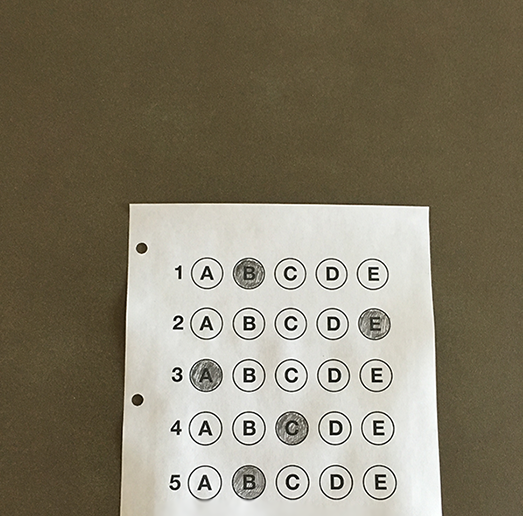
#> input picture optical-mark-recognition/images/test_01.png, 523 x 516 px
$ python test_grader.py --image images/test_01.png   (older library calls are emulated)
#> lines starting #> are read from the running program, lines starting #| are printed output that depends on the picture; after the words box and inside, x2 and y2 are one past the last pixel; in counts of white or black regions, pixels touching at a corner belong together
# python test_grader.py --image images/test_01.png

from imutils.perspective import four_point_transform
from imutils import contours
import sys
import numpy as np
import argparse
import imutils
import cv2

ap = argparse.ArgumentParser()
ap.add_argument("-i", "--image", required=True,
	help="path to the input image")
args = vars(ap.parse_args())

ANSWER_KEY = {0: 1, 1: 4, 2: 0, 3: 3, 4: 1}
correct1 = 0;
correct2 = 0;
correct3 = 0;
correct4 = 0;
correct5 = 0;
CORRECT_STATS = {0: correct1, 1: correct2, 2: correct3, 3:correct4, 4:correct5 }

# finding edges of exam
image = cv2.imread(args["image"])
#> image is the input picture: shape (516, 523, 3); mean B, G, R 106.1, 125.1, 132.4
gray = cv2.cvtColor(image, cv2.COLOR_BGR2GRAY)
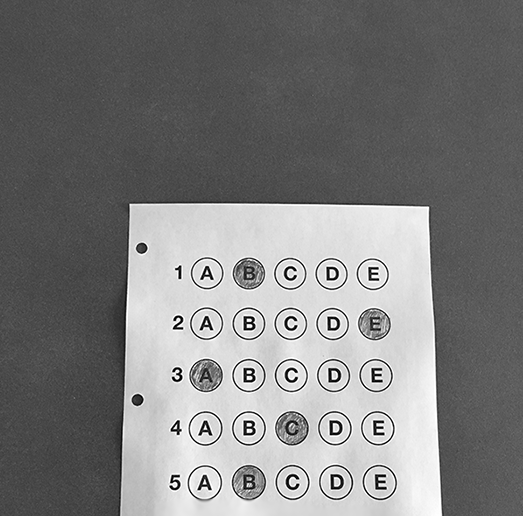
#> gray: shape (516, 523); min 0, max 255, mean 125.1
blurred = cv2.GaussianBlur(gray, (5, 5), 0)
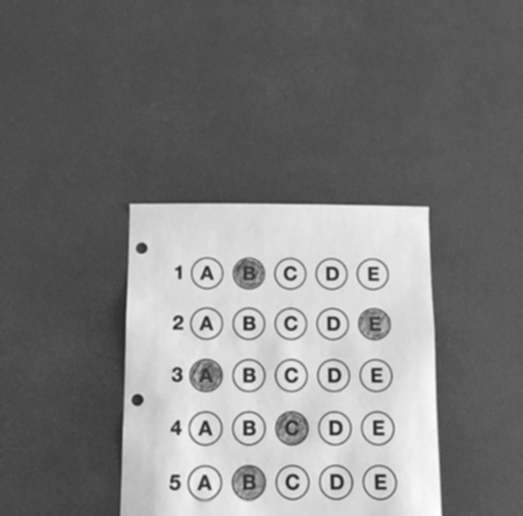
#> blurred: shape (516, 523); min 35, max 253, mean 125.1
edged = cv2.Canny(blurred, 75, 200)
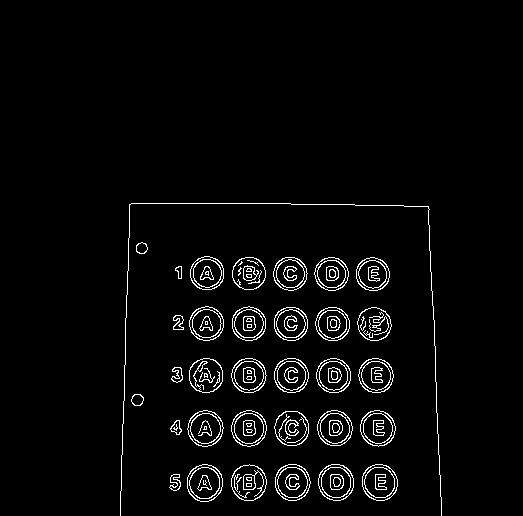
#> edged: shape (516, 523); 3.3% white in thin lines or dots, all inside (x1, y1, x2, y2) = (120, 203, 442, 516)
cnts = cv2.findContours(edged.copy(), cv2.RETR_EXTERNAL,
	cv2.CHAIN_APPROX_SIMPLE)
#> cnts = 33 contours, 1 with area under 20; largest, box (x1, y1, x2, y2) and area: (187, 464, 223, 502) 1038, (362, 464, 398, 501) 1012, (318, 464, 354, 501) 1011, (275, 464, 311, 501) 1002, (231, 464, 267, 501) 990
cnts = cnts[0] if imutils.is_cv2() else cnts[1]
docCnt = None

# making sure the exam is found
if len(cnts) > 0:
	cnts = sorted(cnts, key=cv2.contourArea, reverse=True)

	for c in cnts:
		# approximate the contour
		peri = cv2.arcLength(c, True)
		approx = cv2.approxPolyDP(c, 0.02 * peri, True)

		# four contours = found exam
		if len(approx) == 4:
			docCnt = approx
			break
#> this loop made 33 passes
#> peri on passes 1 to 12: 120, 118.6, 118.6, 119.2, 118.6, 118.2, 118, 117.4, 116, 114.3, 114.6, 115.2

# finding top-down view of scantron
#> (the run stopped early here; a loop or call above may not have finished)

$ run again, with optical-mark-recognition/images/test_02.png copied over optical-mark-recognition/images/test_01.png
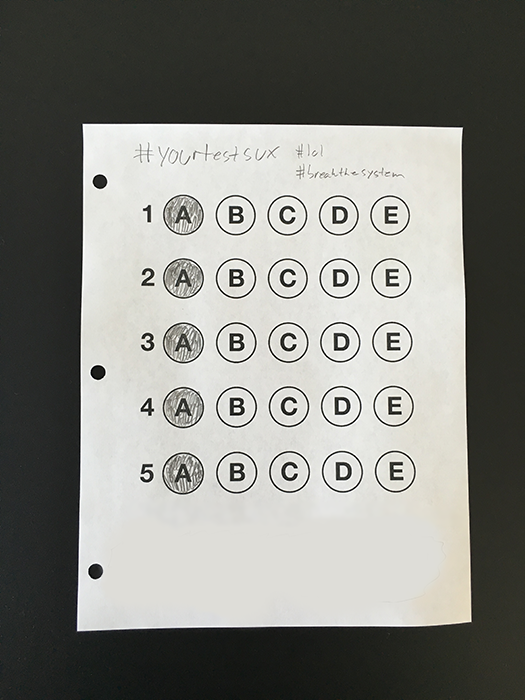
#> input picture optical-mark-recognition/images/test_02.png, 525 x 700 px
#> image is the input picture: shape (700, 525, 3); mean B, G, R 127.3, 132.5, 132
#> `edged = cv2.Canny(blurred, 75, 200)`:
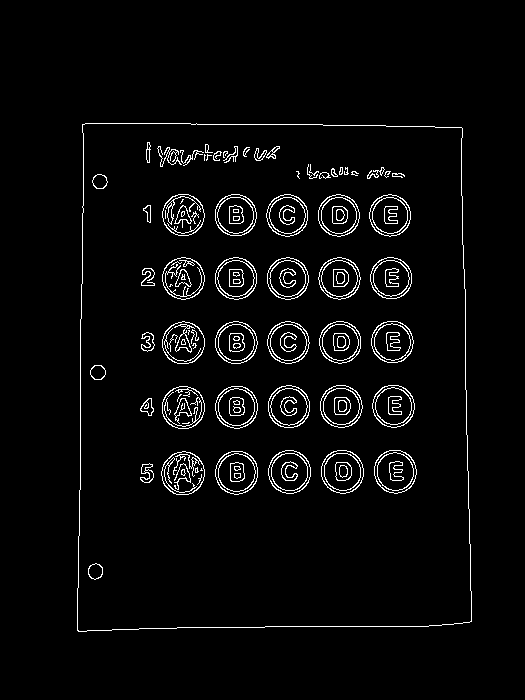
#> edged: shape (700, 525); 3.6% white in thin lines or dots, all inside (x1, y1, x2, y2) = (77, 123, 472, 632)
#> `cnts = cv2.findContours(edged.copy(), cv2.RETR_EXTERNAL, cv2.CHAIN_APP..`: cnts = 1 contour; box (x1, y1, x2, y2) and area: (77, 123, 472, 632) 193590
#> the loop `for c in cnts:` made 1 pass
#> (peri, docCnt) on pass 1: (1789.2, [[82, 124], [77, 630], [471, 621], [462, 128]])
#> thresh: shape (506, 394); 7.3% white; 141 white regions (82 under 20 px)
#> `cnts = cv2.findContours(thresh.copy(), cv2.RETR_EXTERNAL, cv2.CHAIN_AP..`: cnts = 84 contours, 49 with area under 20; largest, box (x1, y1, x2, y2) and area: (297, 334, 339, 376) 1334, (243, 333, 285, 375) 1330, (136, 333, 178, 375) 1313, (83, 333, 124, 375) 1313, (296, 268, 338, 310) 1310
#> the loop `for c in cnts:` made 84 passes
#> after the loop `for c in cnts:`: questionCnts = 25 contours; largest, box (x1, y1, x2, y2) and area: (297, 334, 339, 376) 1334, (243, 333, 285, 375) 1330, (136, 333, 178, 375) 1313, (83, 333, 124, 375) 1313, (296, 268, 338, 310) 1310
#> the loop `for (q, i) in enumerate(np.arange(0, len(questionCnts), 5)):` made 5 passes
#> after the loop `for (q, i) in enumerate(np.arange(0, len(questionCnts), 5)):`: correct = 1
#> score = 20
#| [INFO] score: 20.00%
#> `cv2.putText(paper, "{:.2f}%".format(score), (10, 30), cv2.FONT_HERSHEY..`:
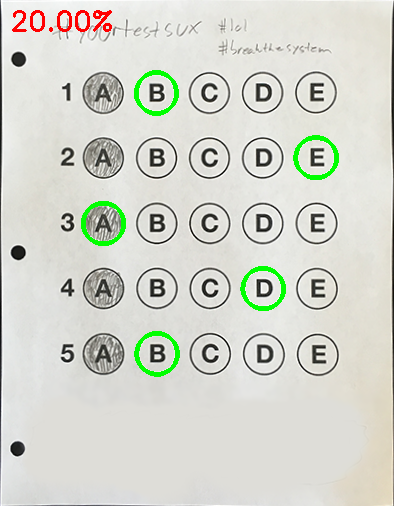
#> paper: shape (506, 394, 3); mean B, G, R 204.9, 214.3, 212.1

$ run again, with optical-mark-recognition/images/test_03.png copied over optical-mark-recognition/images/test_01.png
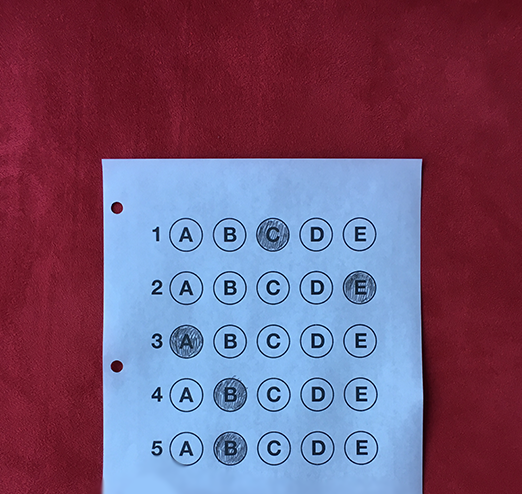
#> input picture optical-mark-recognition/images/test_03.png, 522 x 494 px
#> image is the input picture: shape (494, 522, 3); mean B, G, R 115.6, 84.9, 117
#> `blurred = cv2.GaussianBlur(gray, (5, 5), 0)`:
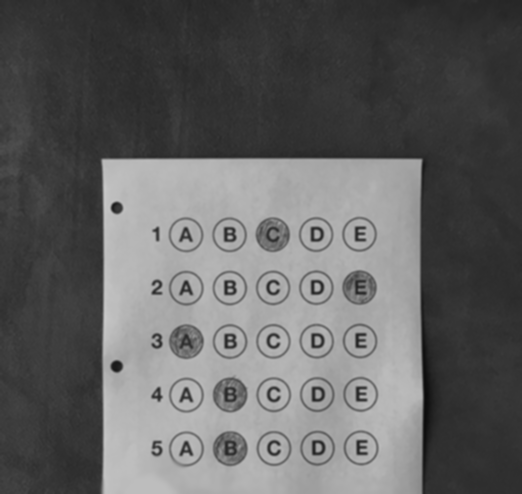
#> blurred: shape (494, 522); min 12, max 201, mean 98
#> `edged = cv2.Canny(blurred, 75, 200)`:
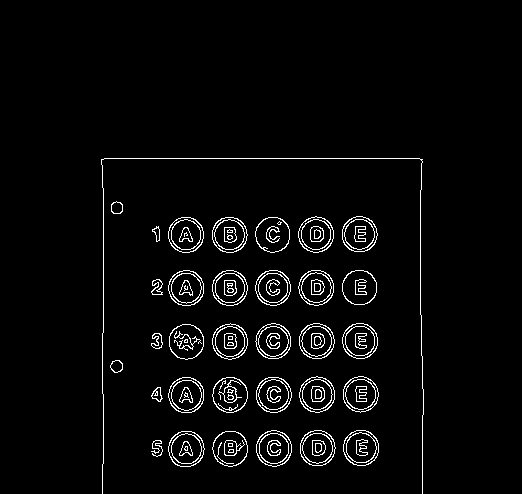
#> edged: shape (494, 522); 3.4% white in thin lines or dots, all inside (x1, y1, x2, y2) = (101, 158, 424, 494)
#> cnts = 33 contours, 2 with area under 20; largest, box (x1, y1, x2, y2) and area: (168, 431, 205, 467) 1004, (256, 430, 292, 467) 994, (168, 377, 204, 413) 989, (343, 430, 379, 466) 986, (256, 377, 292, 413) 984
#> the loop `for c in cnts:` made 33 passes
#> peri on passes 1 to 8: 119.2, 118.6, 117.7, 117.2, 117.2, 116.6, 118, 117.2

$ run again, with optical-mark-recognition/images/test_04.png copied over optical-mark-recognition/images/test_01.png
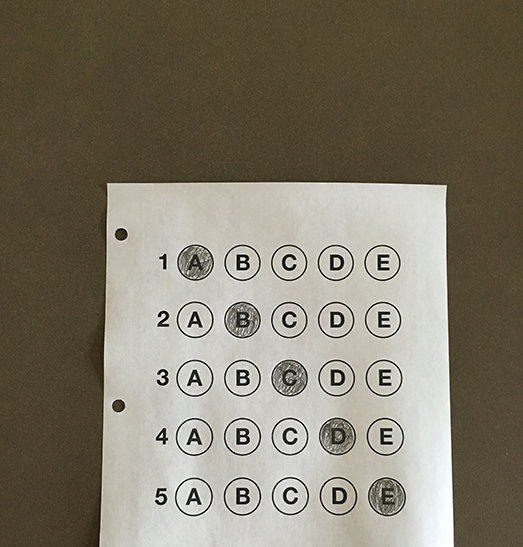
#> input picture optical-mark-recognition/images/test_04.png, 523 x 547 px
#> image is the input picture: shape (547, 523, 3); mean B, G, R 105.8, 121.7, 128
#> `blurred = cv2.GaussianBlur(gray, (5, 5), 0)`:
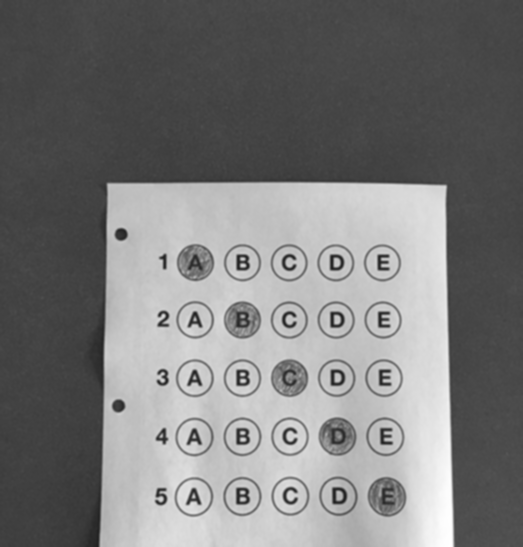
#> blurred: shape (547, 523); min 32, max 255, mean 121.8
#> `edged = cv2.Canny(blurred, 75, 200)`:
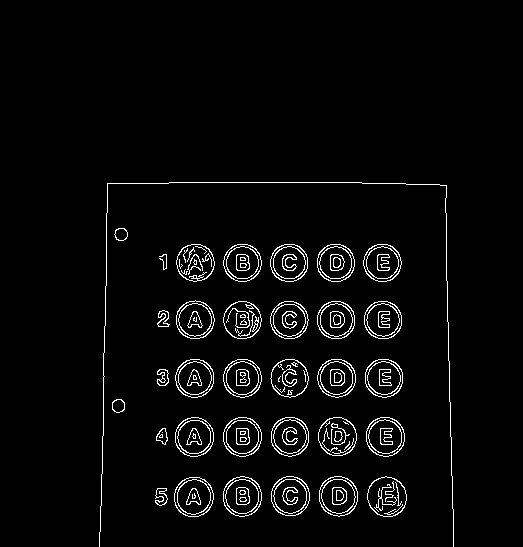
#> edged: shape (547, 523); 3.5% white in thin lines or dots, all inside (x1, y1, x2, y2) = (99, 182, 454, 547)
#> cnts = 33 contours, 2 with area under 20; largest, box (x1, y1, x2, y2) and area: (174, 477, 214, 517) 1222, (367, 476, 407, 517) 1218, (319, 476, 358, 517) 1212, (223, 476, 262, 517) 1206, (271, 476, 310, 516) 1194
#> the loop `for c in cnts:` made 33 passes
#> peri on passes 1 to 8: 130.8, 131.6, 130.8, 130.2, 128.8, 128.8, 128.8, 128.2
